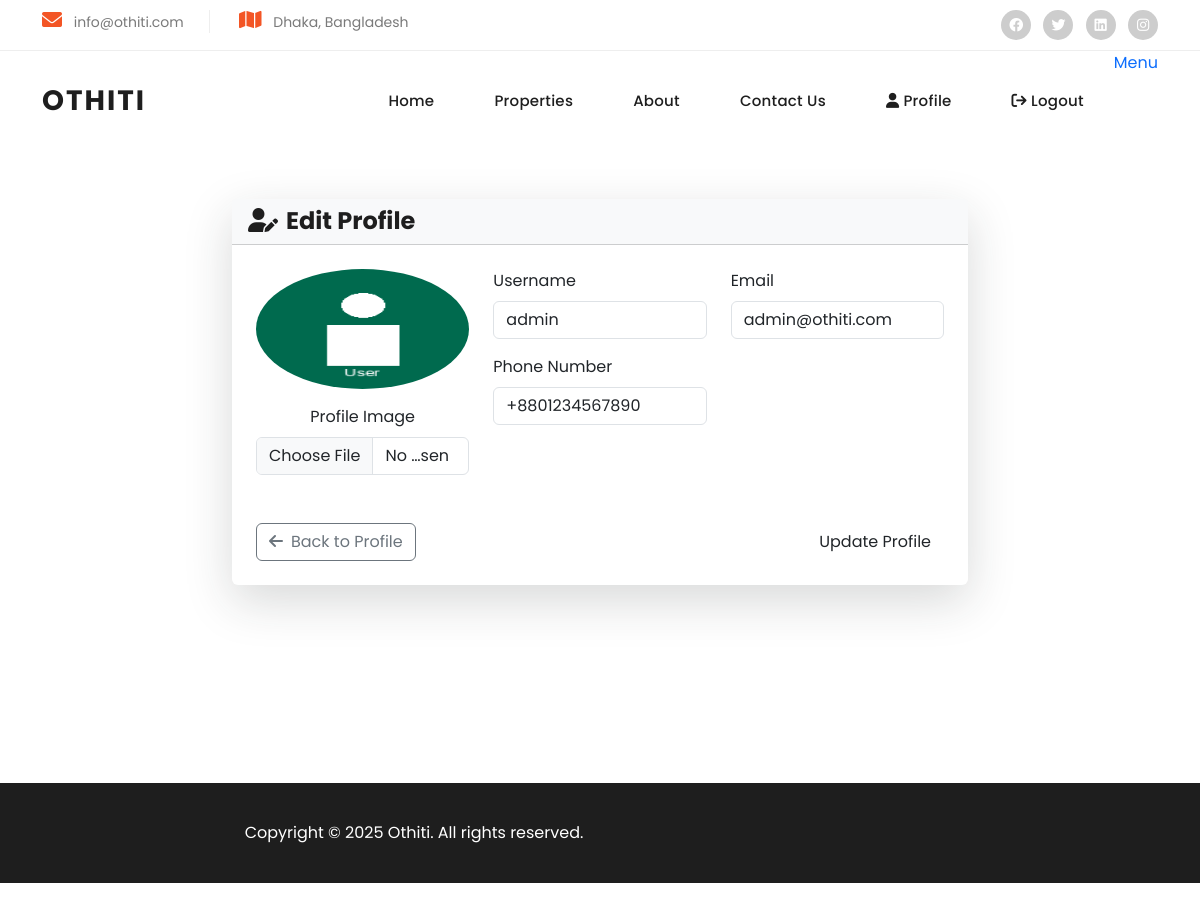
The app's page /user/edit-profile (signed in), older data.
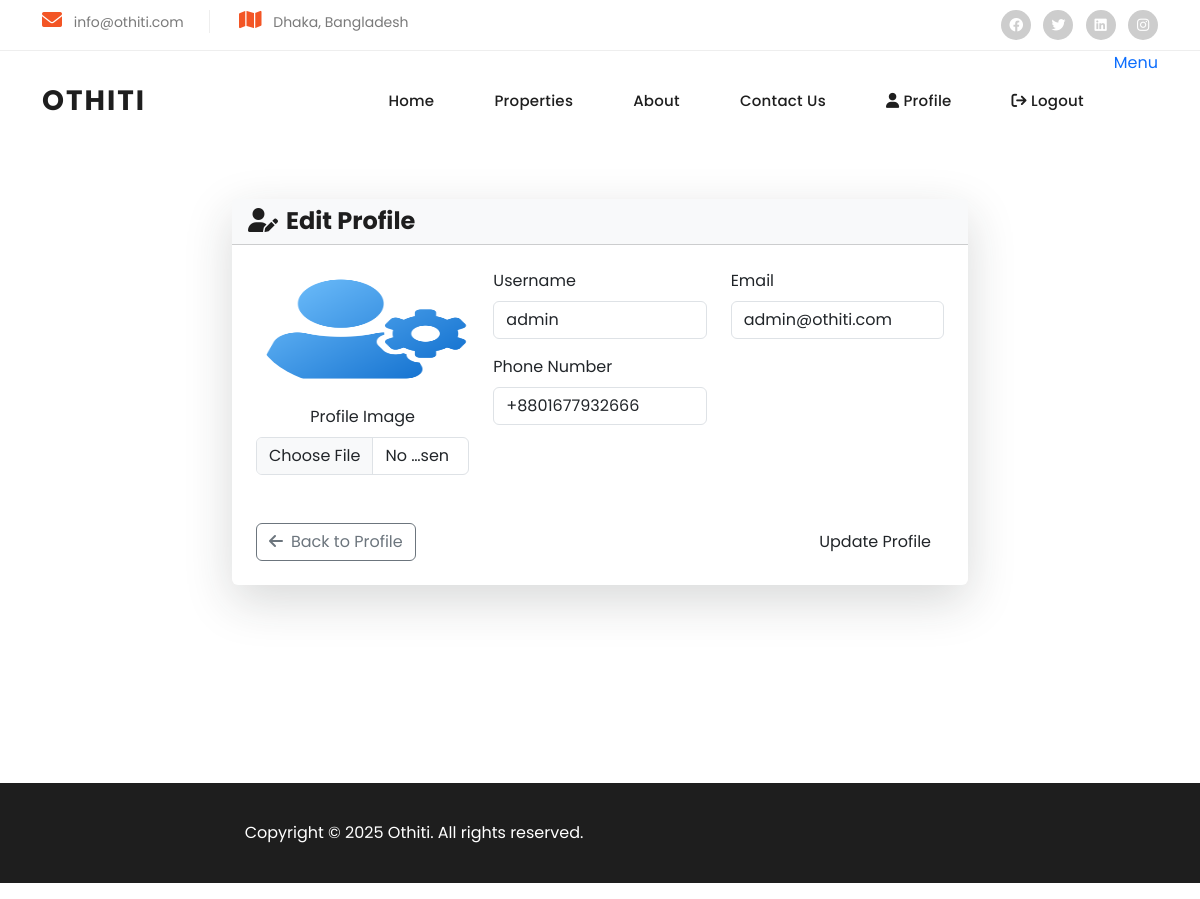
The same page, newer data.
### app/models.py (models this page shows, shortened)
class User(UserMixin, db.Model):
    id = db.Column(db.Integer, primary_key=True)
    username = db.Column(db.String(64), unique=True, nullable=False)
    email = db.Column(db.String(120), unique=True, nullable=False)
    password_hash = db.Column(db.String(128), nullable=False)
    role = db.Column(db.String(20), default='guest')  # 'admin', 'host', 'guest'
    is_verified = db.Column(db.Boolean, default=False)
    phone = db.Column(db.String(20))
    profile_image = db.Column(db.String(255))
    nid_filename = db.Column(db.String(255))
    created_at = db.Column(db.DateTime, default=datetime.utcnow)
    listings = db.relationship('Listing', backref='user', lazy=True)
    bookings = db.relationship('Booking', backref='user', foreign_keys='Booking.user_id', lazy=True)
    sent_messages = db.relationship('Message', backref='sender', foreign_keys='Message.sender_id', lazy=True)
    received_messages = db.relationship('Message', backref='recipient', foreign_keys='Message.recipient_id', lazy=True)
    reviews = db.relationship('Review', backref='user', foreign_keys='Review.user_id', lazy=True)
    conversations_as_user1 = db.relationship('Conversation', backref='user1', foreign_keys='Conversation.user1_id', lazy=True)
    conversations_as_user2 = db.relationship('Conversation', backref='user2', foreign_keys='Conversation.user2_id', lazy=True)

### app/routes/user_routes.py (the view, shortened to what this page needs)
@user_bp.route('/edit-profile', methods=['GET', 'POST'])
@login_required
def edit_profile():
    form = UserProfileForm(obj=current_user)
    return render_template('user/edit_profile.html', form=form)

### app/forms.py
class UserProfileForm(FlaskForm):
    username = StringField('Username', validators=[DataRequired(), Length(min=3, max=64)])
    email = StringField('Email', validators=[DataRequired(), Email(), Length(max=120)])
    phone = StringField('Phone Number', validators=[Optional(), Length(max=20)])
    profile_image = FileField('Profile Image', validators=[FileAllowed(['jpg', 'jpeg', 'png'], 'JPG and PNG images only!')])
    submit = SubmitField('Update Profile')

### app/templates/user/edit_profile.html (shortened to what this page needs)
{% extends "base.html" %}
{% block content %}
<div class="container py-5">
    <div class="row justify-content-center">
        <div class="col-lg-8">
            <div class="card shadow-lg border-0">
                <div class="card-header bg-light">
                    <h4 class="mb-0">
                        <i class="fas fa-user-edit me-2"></i>Edit Profile
                    </h4>
                </div>
                <div class="card-body p-4">
                    <form method="POST" enctype="multipart/form-data">
                        <div class="row">
                            <div class="col-md-4 text-center mb-4">
                                <div class="profile-avatar mb-3">
                                    {% if current_user.profile_image %}
                                        <img src="{{ url_for('static', filename='uploads/' + current_user.profile_image) }}"
                                             alt="{{ current_user.username }}" class="rounded-circle" width="120" height="120">
                                    {% else %}
                                        <img src="{{ url_for('static', filename='images/ui/default_avatar.png') }}"
                                             alt="{{ current_user.username }}" class="rounded-circle" width="120" height="120">
                                    {% endif %}
                                </div>
                                <div class="form-group">
                                    {{ form.profile_image.label(class="form-label") }}
                                    {{ form.profile_image(class="form-control") }}
                                </div>
                            </div>
                            <div class="col-md-8">
                                <div class="row">
                                    <div class="col-md-6 mb-3">
                                        <label class="form-label">{{ form.username.label }}</label>
                                        {{ form.username(class="form-control") }}
                                    </div>
                                    <div class="col-md-6 mb-3">
                                        <label class="form-label">{{ form.email.label }}</label>
                                        {{ form.email(class="form-control") }}
                                    </div>
                                    <div class="col-md-6 mb-3">
                                        <label class="form-label">{{ form.phone.label }}</label>
                                        {{ form.phone(class="form-control") }}
                                    </div>
                                </div>
                            </div>
                        </div>
                        <div class="d-flex justify-content-between mt-4">
                            <a href="{{ url_for('user.profile') }}" class="btn btn-outline-secondary">
                                <i class="fas fa-arrow-left me-2"></i>Back to Profile
                            </a>
                            {{ form.submit(class="btn btn-otithi") }}
                        </div>
                    </form>
                </div>
            </div>
        </div>
    </div>
</div>
{% endblock %}

Row changes from the older to the newer data that the page shows:
changed User "admin": profile_image: picture added; phone "+8801234567890" → "+8801677932666"
